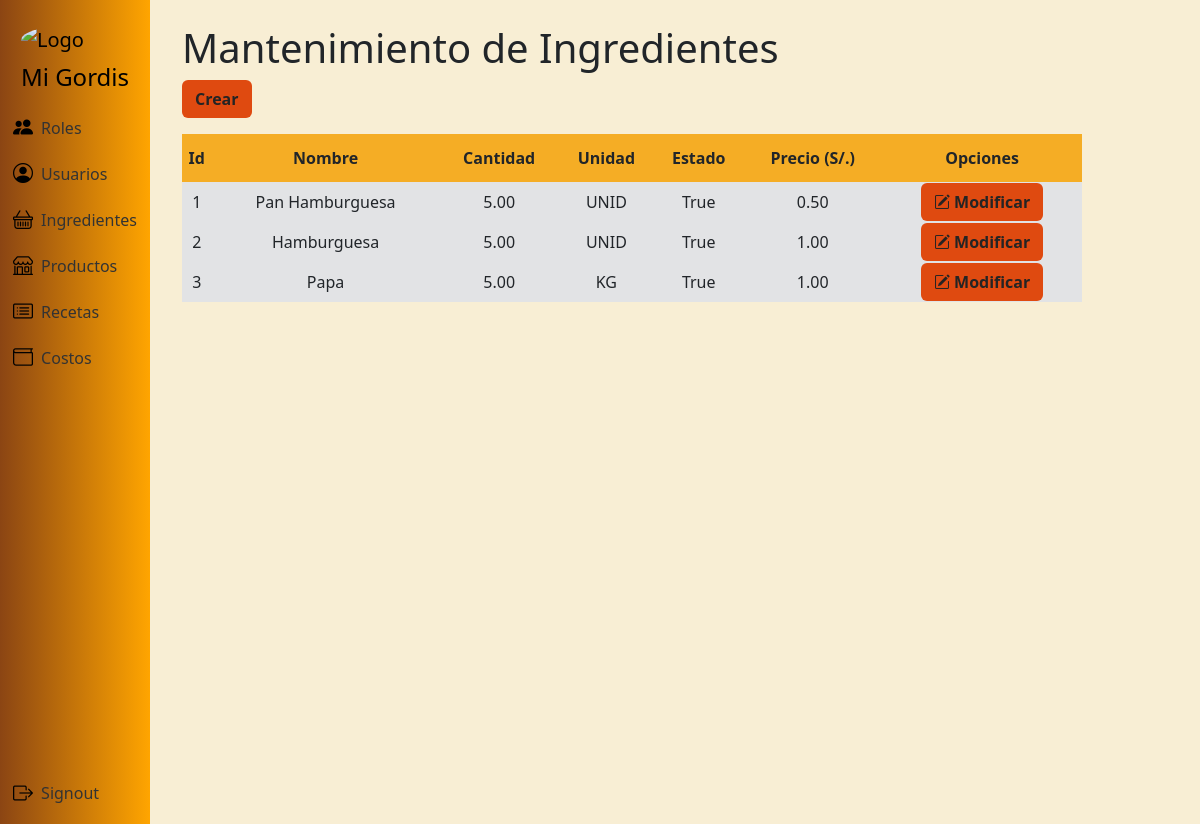
/ingredientes/ (signed in), run on an earlier commit of the app's database.
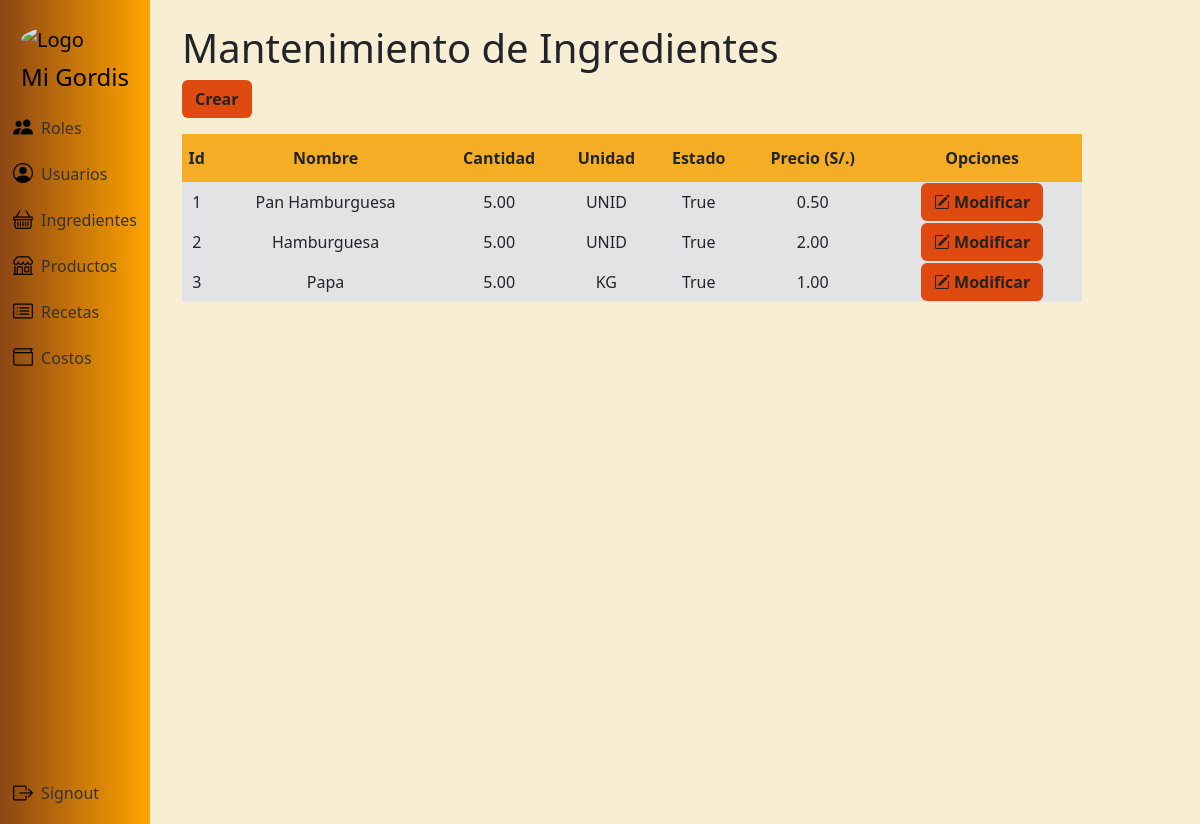
And on a later commit of the database.
### app/models.py (models this page shows, shortened)
class Ingrediente(models.Model):
    id_ingrediente = models.AutoField(primary_key=True)
    nombre_ingrediente = models.CharField(max_length=100)
    cantidad = models.DecimalField(max_digits=10, decimal_places=2)
    unidad = models.CharField(max_length=10)
    precio_ingrediente = models.DecimalField(max_digits=10, decimal_places=2)
    estado_ingrediente = models.BooleanField(default=True)

### app/views.py (the view)
# urls.py: path("ingredientes/", views.ingredientes, name="ingredientes"),
@login_required
@admin_required
def ingredientes(request):
    ingredientes = Ingrediente.objects.all()
    contexto = {"ingredientes": ingredientes}
    return render(request, "ingrediente/ingrediente.html", contexto)

### app/models.py (called while the page is built)
    @property
    def is_rol_admin(self):
        return self.rol.is_admin if self.rol else False

### app/templates/ingrediente/ingrediente.html
{% extends 'layouts/base.html' %}
{% block content %}
<h1>Mantenimiento de Ingredientes</h1>
<a class="btn btn-color fw-bold mb-3" role="button" href="{% url 'ingrediente_crear' %}">Crear</a>
<table class="tb">
  <thead class="encabezado-tabla fw-bold">
    <tr>
      <td scope="col">Id</td>
      <td scope="col">Nombre</td>
      <td scope="col">Cantidad</td>
      <td scope="col">Unidad</td>
      <td scope="col">Estado</td>
      <td scope="col">Precio (S/.)</td>
      <th colspan="2">Opciones</th>
    </tr>
  </thead>
  <tbody class="bg-secondary-subtle">
    {% for ingrediente in ingredientes %}
    <tr>
        <td>{{ ingrediente.id_ingrediente }}</td>
        <td>{{ ingrediente.nombre_ingrediente }}</td>
        <td>{{ ingrediente.cantidad }}</td>
        <td>{{ ingrediente.unidad }}</td>
        <td>{{ ingrediente.estado_ingrediente }}</td>
        <td>{{ ingrediente.precio_ingrediente }}</td>
        <td><a class="btn btn-color btn-m fw-bold" role="button" href="{% url 'ingrediente_modificar' ingrediente.id_ingrediente %}">
          <i class="bi bi-pencil-square"></i>
          Modificar
        </a></td>
    </tr>
    {% endfor %}
  </tbody>
</table>
{% endblock %}

What changed in the data, as far as the page shows it:
changed Ingrediente "Hamburguesa": precio_ingrediente "1.00" → "2.00"
